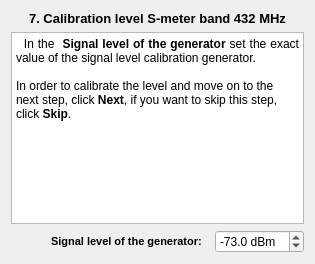
     <widget class="QWidget" name="page_8">
      <layout class="QVBoxLayout" name="verticalLayout_9">
       <item>
        <widget class="QLabel" name="label_14">
         <property name="text">
          <string>&lt;!DOCTYPE HTML PUBLIC &quot;-//W3C//DTD HTML 4.0//EN&quot; &quot;http://www.w3.org/TR/REC-html40/strict.dtd&quot;&gt;
&lt;html&gt;&lt;head&gt;&lt;meta name=&quot;qrichtext&quot; content=&quot;1&quot; /&gt;&lt;style type=&quot;text/css&quot;&gt;
p, li { white-space: pre-wrap; }
&lt;/style&gt;&lt;/head&gt;&lt;body style=&quot; font-family:'MS Shell Dlg 2'; font-size:8.25pt; font-weight:400; font-style:normal;&quot;&gt;
&lt;p align=&quot;center&quot; style=&quot; margin-top:0px; margin-bottom:0px; margin-left:0px; margin-right:0px; -qt-block-indent:0; text-indent:0px;&quot;&gt;&lt;span style=&quot; font-size:10pt; font-weight:600;&quot;&gt;7. Calibration level S-meter band 432 MHz&lt;/span&gt;&lt;/p&gt;&lt;/body&gt;&lt;/html&gt;</string>
         </property>
        </widget>
       </item>
       <item>
        <widget class="QTextBrowser" name="textBrowser_8">
         <property name="html">
          <string>&lt;!DOCTYPE HTML PUBLIC &quot;-//W3C//DTD HTML 4.0//EN&quot; &quot;http://www.w3.org/TR/REC-html40/strict.dtd&quot;&gt;
&lt;html&gt;&lt;head&gt;&lt;meta name=&quot;qrichtext&quot; content=&quot;1&quot; /&gt;&lt;style type=&quot;text/css&quot;&gt;
p, li { white-space: pre-wrap; }
&lt;/style&gt;&lt;/head&gt;&lt;body style=&quot; font-family:'Oxygen-Sans'; font-size:10pt; font-weight:400; font-style:normal;&quot;&gt;
&lt;p align=&quot;justify&quot; style=&quot; margin-top:0px; margin-bottom:0px; margin-left:0px; margin-right:0px; -qt-block-indent:0; text-indent:0px;&quot;&gt;&lt;span style=&quot; font-family:'MS Shell Dlg 2'; font-size:9pt;&quot;&gt;  In the &lt;/span&gt;&lt;span style=&quot; font-family:'MS Shell Dlg 2'; font-size:9pt; font-weight:600;&quot;&gt; Signal level of the generator&lt;/span&gt;&lt;span style=&quot; font-family:'MS Shell Dlg 2'; font-size:9pt;&quot;&gt; set the exact value of the signal level calibration generator.&lt;/span&gt;&lt;/p&gt;
&lt;p style=&quot;-qt-paragraph-type:empty; margin-top:0px; margin-bottom:0px; margin-left:0px; margin-right:0px; -qt-block-indent:0; text-indent:0px; font-family:'MS Shell Dlg 2'; font-size:9pt;&quot;&gt;&lt;br /&gt;&lt;/p&gt;
&lt;p style=&quot; margin-top:0px; margin-bottom:0px; margin-left:0px; margin-right:0px; -qt-block-indent:0; text-indent:0px;&quot;&gt;&lt;span style=&quot; font-family:'MS Shell Dlg 2'; font-size:9pt;&quot;&gt;In order to calibrate the level and move on to the next step, click &lt;/span&gt;&lt;span style=&quot; font-family:'MS Shell Dlg 2'; font-size:9pt; font-weight:600;&quot;&gt;Next&lt;/span&gt;&lt;span style=&quot; font-family:'MS Shell Dlg 2'; font-size:9pt;&quot;&gt;, if you want to skip this step, click &lt;/span&gt;&lt;span style=&quot; font-family:'MS Shell Dlg 2'; font-size:9pt; font-weight:600;&quot;&gt;Skip&lt;/span&gt;&lt;span style=&quot; font-family:'MS Shell Dlg 2'; font-size:9pt;&quot;&gt;.&lt;/span&gt;&lt;/p&gt;
&lt;p style=&quot;-qt-paragraph-type:empty; margin-top:0px; margin-bottom:0px; margin-left:0px; margin-right:0px; -qt-block-indent:0; text-indent:0px; font-family:'MS Shell Dlg 2'; font-size:8pt; font-style:italic;&quot;&gt;&lt;br /&gt;&lt;/p&gt;
&lt;p style=&quot;-qt-paragraph-type:empty; margin-top:0px; margin-bottom:0px; margin-left:0px; margin-right:0px; -qt-block-indent:0; text-indent:0px; font-family:'MS Shell Dlg 2'; font-size:8pt; font-style:italic;&quot;&gt;&lt;br /&gt;&lt;/p&gt;&lt;/body&gt;&lt;/html&gt;</string>
         </property>
        </widget>
       </item>
       <item>
        <layout class="QHBoxLayout" name="horizontalLayout_7">
         <item>
          <spacer name="horizontalSpacer_7">
           <property name="orientation">
            <enum>Qt::Horizontal</enum>
           </property>
           <property name="sizeHint" stdset="0">
            <size>
             <width>40</width>
             <height>20</height>
            </size>
           </property>
          </spacer>
         </item>
         <item>
          <widget class="QLabel" name="label_13">
           <property name="text">
            <string>&lt;!DOCTYPE HTML PUBLIC &quot;-//W3C//DTD HTML 4.0//EN&quot; &quot;http://www.w3.org/TR/REC-html40/strict.dtd&quot;&gt;
&lt;html&gt;&lt;head&gt;&lt;meta name=&quot;qrichtext&quot; content=&quot;1&quot; /&gt;&lt;style type=&quot;text/css&quot;&gt;
p, li { white-space: pre-wrap; }
&lt;/style&gt;&lt;/head&gt;&lt;body style=&quot; font-family:'MS Shell Dlg 2'; font-size:8.25pt; font-weight:400; font-style:normal;&quot;&gt;
&lt;p style=&quot; margin-top:0px; margin-bottom:0px; margin-left:0px; margin-right:0px; -qt-block-indent:0; text-indent:0px;&quot;&gt;&lt;span style=&quot; font-size:8pt; font-weight:600;&quot;&gt;Signal level of the generator: &lt;/span&gt;&lt;span style=&quot; font-size:9pt; font-weight:600;&quot;&gt; &lt;/span&gt;&lt;/p&gt;&lt;/body&gt;&lt;/html&gt;</string>
           </property>
          </widget>
         </item>
         <item>
          <widget class="QDoubleSpinBox" name="doubleSpinBox_6">
           <property name="suffix">
            <string> dBm</string>
           </property>
           <property name="decimals">
            <number>1</number>
           </property>
           <property name="minimum">
            <double>-150.000000000000000</double>
           </property>
           <property name="maximum">
            <double>0.000000000000000</double>
           </property>
           <property name="value">
            <double>-73.000000000000000</double>
           </property>
          </widget>
         </item>
        </layout>
       </item>
      </layout>
     </widget>
